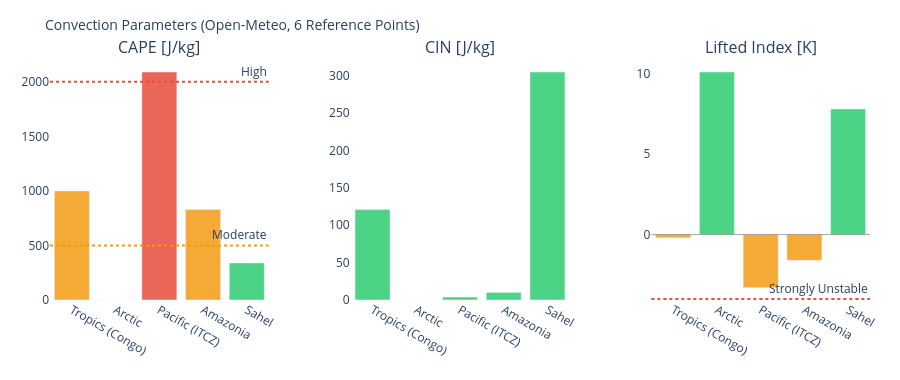

Notebook cell for this chart:
### Markdown cell above
---
## 3. Visualizations

### Code cell
# ============================================================
# CAPE / CIN / LIFTED INDEX – Convection potential
# ============================================================

if not df_atm.empty:
    fig = make_subplots(
        rows=1, cols=3,
        subplot_titles=['CAPE [J/kg]', 'CIN [J/kg]', 'Lifted Index [K]'],
        horizontal_spacing=0.1
    )
    pts = df_atm['point'].tolist()
    pt_colors = ['#E85D24','#185FA5','#888780','#378ADD','#639922','#F2A623']

    # CAPE – höher = mehr Gewitterpotential
    cape_vals = df_atm['cape'].fillna(0).tolist()
    cape_colors = ['#e74c3c' if v > 2000 else '#f39c12' if v > 500 else '#2ecc71'
                   for v in cape_vals]
    fig.add_trace(go.Bar(x=pts, y=cape_vals, marker_color=cape_colors,
                         opacity=0.85, showlegend=False), row=1, col=1)
    fig.add_hline(y=2000, line_dash='dot', line_color='#e74c3c',
                  annotation_text='High', row=1, col=1)
    fig.add_hline(y=500,  line_dash='dot', line_color='#f39c12',
                  annotation_text='Moderate', row=1, col=1)

    # CIN – negativer = stärker gedeckelt (weniger Auslöse)
    cin_vals = df_atm['cin'].fillna(0).tolist()
    cin_colors = ['#e74c3c' if v < -200 else '#f39c12' if v < -50 else '#2ecc71'
                  for v in cin_vals]
    fig.add_trace(go.Bar(x=pts, y=cin_vals, marker_color=cin_colors,
                         opacity=0.85, showlegend=False), row=1, col=2)

    # Lifted Index – negativ = instabil
    li_vals = df_atm['li'].fillna(0).tolist()
    li_colors = ['#e74c3c' if v < -4 else '#f39c12' if v < 0 else '#2ecc71'
                 for v in li_vals]
    fig.add_trace(go.Bar(x=pts, y=li_vals, marker_color=li_colors,
                         opacity=0.85, showlegend=False), row=1, col=3)
    fig.add_hline(y=0, line_color='gray', line_width=0.7, row=1, col=3)
    fig.add_hline(y=-4, line_dash='dot', line_color='#e74c3c',
                  annotation_text='Strongly Unstable', row=1, col=3)

    fig.update_layout(
        title=dict(text='Convection Parameters (Open-Meteo, 6 Reference Points)', font=dict(size=14)),
        height=380, plot_bgcolor='rgba(0,0,0,0)', paper_bgcolor='rgba(0,0,0,0)',
        margin=dict(l=50, r=30, t=60, b=80)
    )
    fig.update_xaxes(tickangle=30)
    fig.show()

### Figure 1 — Plotly figure (JSON) as saved in the notebook; plotly's stock layout.template omitted (floating-point values rounded to 4 significant figures)
{"data": [{"marker": {"color": ["#f39c12", "#2ecc71", "#e74c3c", "#f39c12", "#2ecc71"]}, "opacity": 0.85, "showlegend": false, "type": "bar", "x": ["Tropics (Congo)", "Arctic", "Pacific (ITCZ)", "Amazonia", "Sahel"], "xaxis": "x", "y": [1000.0, 0.0, 2090.0, 830.0, 340.0], "yaxis": "y"}, {"marker": {"color": ["#2ecc71", "#2ecc71", "#2ecc71", "#2ecc71", "#2ecc71"]}, "opacity": 0.85, "showlegend": false, "type": "bar", "x": ["Tropics (Congo)", "Arctic", "Pacific (ITCZ)", "Amazonia", "Sahel"], "xaxis": "x2", "y": [121.0, 0.0, 4.0, 10.0, 305.0], "yaxis": "y2"}, {"marker": {"color": ["#f39c12", "#2ecc71", "#f39c12", "#f39c12", "#2ecc71"]}, "opacity": 0.85, "showlegend": false, "type": "bar", "x": ["Tropics (Congo)", "Arctic", "Pacific (ITCZ)", "Amazonia", "Sahel"], "xaxis": "x3", "y": [-0.2, 10.1, -3.3, -1.6, 7.8], "yaxis": "y3"}], "layout": {"annotations": [{"font": {"size": 16}, "showarrow": false, "text": "CAPE [J/kg]", "x": 0.1333, "xanchor": "center", "xref": "paper", "y": 1.0, "yanchor": "bottom", "yref": "paper"}, {"font": {"size": 16}, "showarrow": false, "text": "CIN [J/kg]", "x": 0.5, "xanchor": "center", "xref": "paper", "y": 1.0, "yanchor": "bottom", "yref": "paper"}, {"font": {"size": 16}, "showarrow": false, "text": "Lifted Index [K]", "x": 0.8667, "xanchor": "center", "xref": "paper", "y": 1.0, "yanchor": "bottom", "yref": "paper"}, {"showarrow": false, "text": "High", "x": 1, "xanchor": "right", "xref": "x domain", "y": 2000, "yanchor": "bottom", "yref": "y"}, {"showarrow": false, "text": "Moderate", "x": 1, "xanchor": "right", "xref": "x domain", "y": 500, "yanchor": "bottom", "yref": "y"}, {"showarrow": false, "text": "Strongly Unstable", "x": 1, "xanchor": "right", "xref": "x3 domain", "y": -4, "yanchor": "bottom", "yref": "y3"}], "height": 380, "margin": {"b": 80, "l": 50, "r": 30, "t": 60}, "paper_bgcolor": "rgba(0,0,0,0)", "plot_bgcolor": "rgba(0,0,0,0)", "shapes": [{"line": {"color": "#e74c3c", "dash": "dot"}, "type": "line", "x0": 0, "x1": 1, "xref": "x domain", "y0": 2000, "y1": 2000, "yref": "y"}, {"line": {"color": "#f39c12", "dash": "dot"}, "type": "line", "x0": 0, "x1": 1, "xref": "x domain", "y0": 500, "y1": 500, "yref": "y"}, {"line": {"color": "gray", "width": 0.7}, "type": "line", "x0": 0, "x1": 1, "xref": "x3 domain", "y0": 0, "y1": 0, "yref": "y3"}, {"line": {"color": "#e74c3c", "dash": "dot"}, "type": "line", "x0": 0, "x1": 1, "xref": "x3 domain", "y0": -4, "y1": -4, "yref": "y3"}], "title": {"font": {"size": 14}, "text": "Convection Parameters (Open-Meteo, 6 Reference Points)"}, "xaxis": {"anchor": "y", "domain": [0.0, 0.2667], "tickangle": 30}, "xaxis2": {"anchor": "y2", "domain": [0.3667, 0.6333], "tickangle": 30}, "xaxis3": {"anchor": "y3", "domain": [0.7333, 1.0], "tickangle": 30}, "yaxis": {"anchor": "x", "domain": [0.0, 1.0]}, "yaxis2": {"anchor": "x2", "domain": [0.0, 1.0]}, "yaxis3": {"anchor": "x3", "domain": [0.0, 1.0]}}}
